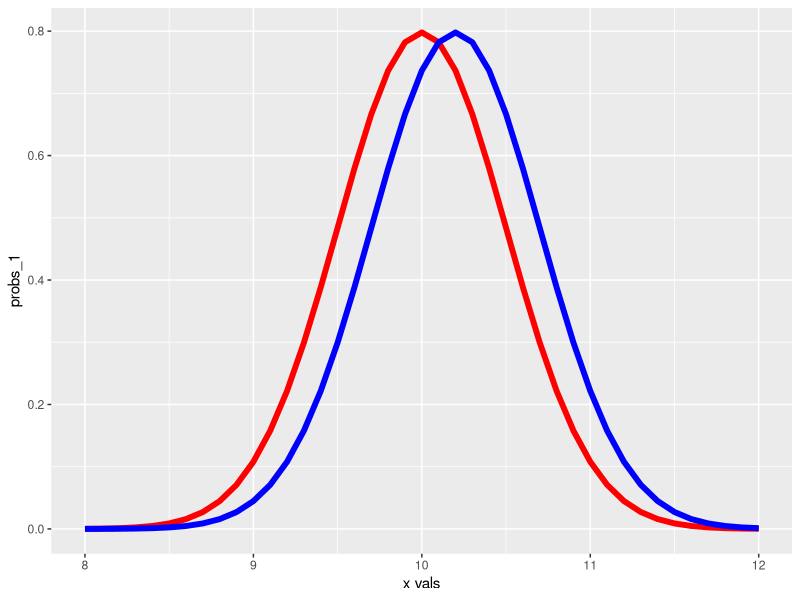
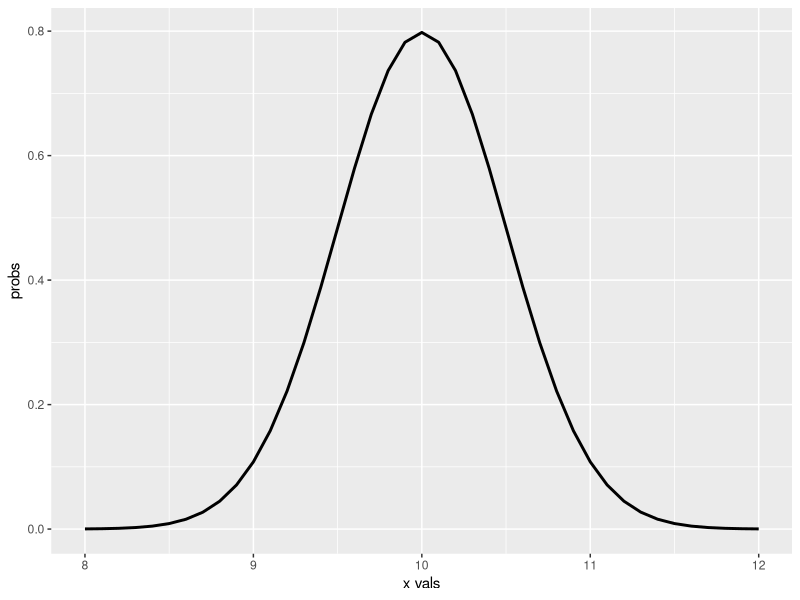

Source code (R) for these figures, in order:
## ---- chunk 1
library(tidyverse)
library(ggplot2)
library(dplyr)
## ---- chunk 2
expand.grid(0:1, 0:1, 0:1)
## ---- chunk 3
### Write your code here
get_all_perms <- expand.grid(0:9, 0:9, 0:9, 0:9)
## ---- chunk 4
### Write your code here

# creating a function to standardize size to match permutation length
get_all_perms <- function(size) {
  size_setup <- expand.grid(replicate(size, c(0:9), simplify = FALSE))
  print(size_setup)
}

# testing our function
get_all_perms(size = 1) # permutation size 1
# get_all_perms(size = 2) for permutation size 2
# get_all_perms(size = 3) for permutation size 3
# get_all_perms(size = 4) for permutation size 4

## ---- chunk 5
### Write your code here
diseased <- rbinom(340, 1, 0.43)
sum(diseased)
## ---- chunk 6
# Plots comparing N(10, 0.5) and N(10.2, 0.5)
x <- seq(8,12, 0.1)
x_sample <- dnorm(x, 10, 0.5)
y_sample <- dnorm(x, 10.2, 0.5)
df <- data.frame(x_sample, y_sample)

ggplot(data = df, aes(x = x))+
  geom_line(aes(y = x_sample), color = "red", size = 2)+
  geom_line(aes(y = y_sample), color = "blue", size = 2)+
  xlab("x vals")+
  ylab("probs_1")
  
  
## ---- chunk 7
# Write the code to run your t-test here
set.seed(42)
x_sample <- rnorm(40, 10, 0.5)
y_sample <- rnorm(40, 10.2, 0.5)
t.test(x_sample, y_sample)
## ---- chunk 8
# Plot of N(10, 0.5) using x and x_sample from previous question
ggplot(data = df, aes(x = x))+
  geom_line(aes(y = x_sample), size = 1)+
  xlab("x vals")+
  ylab("probs")
## ---- chunk 9
# Probability density for each point 
densities <- dnorm(x, 10, 0.5)

# Sum of densities
sum(densities)

## ---- chunk 10
# Write the code here
probs <- densities / 0.1
sum(probs)
